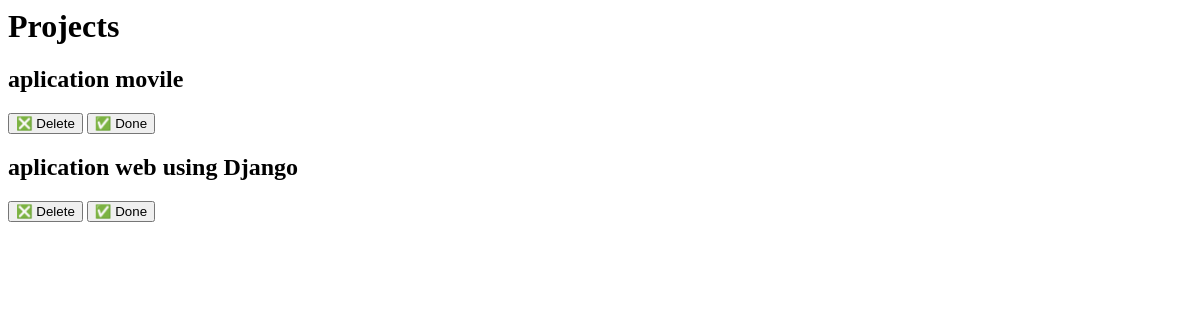
The page /projects/ on the database as committed earlier.
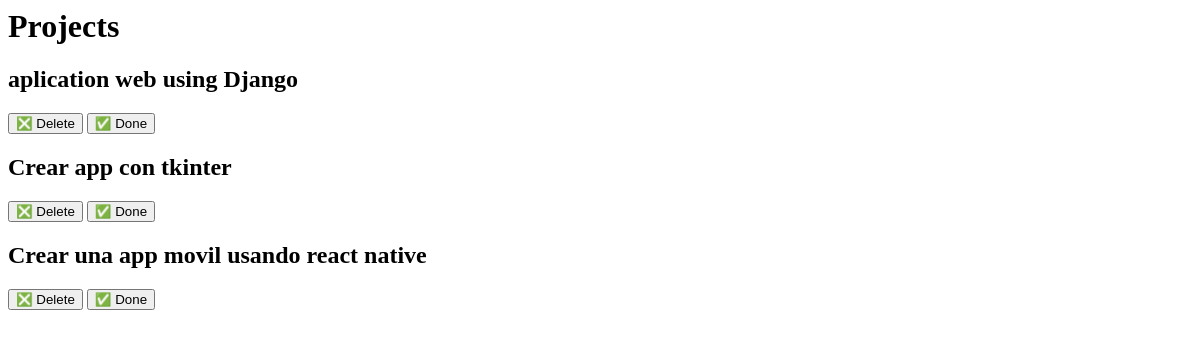
The same page on the database as committed later.
### my_app/models.py (models this page shows, shortened)
class Project(models.Model):
    name = models.CharField(max_length=200)

### my_app/views.py (the view)
# urls.py: path('projects/', views.projects),
def projects(request):
    projects = Project.objects.all()
    return render(request, 'projects.html', {
        'projects': projects
    })

### my_app/templates/projects.html
<h1>Projects</h1>
{% for project in projects %}
<h2>{{project.name}}</h2>
<button>❎ Delete</button>
<button>✅ Done</button>
{% endfor %}

Rows that differ between the two databases and show on the page:
removed Project: name "aplication movile"
added Project: name "Crear app con tkinter"
added Project: name "Crear una app movil usando react native"
